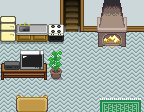

Tiled map render using the project's own tile images. Description and the map definition, with tile-layer contents summarised, below:
An orthogonal 9x7 tile map with 16x16 px tiles, 4 tile layers (Tile Layer 1, Tile Layer 2, Tile Layer 3, Above Player), 4 tilesets and 16 objects (10x event, 6x collision).

<map version="1.10" tiledversion="git" orientation="orthogonal" renderorder="right-down" width="9" height="7" tilewidth="16" tileheight="16" infinite="0" nextlayerid="7" nextobjectid="66">
 <properties>
  <property name="edges" value="clamped" />
  <property name="inside" type="bool" value="true" />
  <property name="scenario" value="xero" />
  <property name="slug" value="cotton_misa_house" />
  <property name="map_type" value="notype" />
 </properties>
 <tileset firstgid="1" source="../gfx/tilesets/core_indoor_walls.tsx" />
 <tileset firstgid="3865" source="../gfx/tilesets/core_set pieces.tsx" />
 <tileset firstgid="5415" source="../gfx/tilesets/core_indoor_floors.tsx" />
 <tileset firstgid="9279" source="../gfx/tilesets/core_indoor_stairs.tsx" />
 <layer id="1" name="Tile Layer 1" width="9" height="7">
  <data>[63 cells, 63 non-empty, 7 distinct tile ids]</data>
 </layer>
 <layer id="2" name="Tile Layer 2" width="9" height="7">
  <data>[63 cells, 24 non-empty, 24 distinct tile ids]</data>
 </layer>
 <layer id="3" name="Tile Layer 3" width="9" height="7">
  <data>[63 cells, 3 non-empty, 3 distinct tile ids]</data>
 </layer>
 <layer id="6" name="Above Player" width="9" height="7">
  <data>[63 cells, 4 non-empty, 4 distinct tile ids]</data>
 </layer>
 <objectgroup color="#ff0000" id="4" name="Collisions">
  <object id="48" type="collision" x="0" y="64" width="64" height="16" />
  <object id="49" type="collision" x="16" y="96" width="32" height="16" />
  <object id="56" type="collision" x="0" y="16" width="64" height="16" />
  <object id="59" type="collision" x="80" y="16" width="64" height="16" />
  <object id="60" type="collision" x="96" y="32" width="32" height="16" />
  <object id="62" type="collision" x="64" y="0" width="16" height="16" />
 </objectgroup>
 <objectgroup color="#ffff00" id="5" name="Event">
  <object id="45" name="Play Music" type="event" x="0" y="0" width="16" height="16">
   <properties>
    <property name="act10" value="play_music music_cathedral_theme" />
    <property name="cond10" value="not music_playing music_cathedral_theme" />
   </properties>
  </object>
  <object id="47" name="Outside" type="event" x="112" y="96" width="16" height="16">
   <properties>
    <property name="act10" value="transition_teleport player,guard_pull_village.tmx,23,17,0.3" />
    <property name="act20" value="char_face player,down" />
    <property name="cond10" value="is char_at player" />
    <property name="cond20" value="is char_facing player,down" />
   </properties>
  </object>
  <object id="52" name="Fireplace" type="event" x="96" y="32" width="32" height="16">
   <properties>
    <property name="act1" value="translated_dialog cotton_misa_fireplace" />
    <property name="cond1" value="is char_facing_tile player" />
    <property name="cond2" value="is button_pressed INTERACT" />
   </properties>
  </object>
  <object id="53" name="Talk Granny Male" type="event" x="0" y="16" width="16" height="16">
   <properties>
    <property name="act1" value="translated_dialog cotton_misa_granny" />
    <property name="act2" value="translated_dialog_choice yes:no,grampsask" />
    <property name="behav1" value="talk cotton_misa_gramps" />
    <property name="cond1" value="not variable_set grampsask:yes" />
    <property name="cond2" value="not variable_set grampsask:no" />
    <property name="cond3" value="is char_gender player,male" />
   </properties>
  </object>
  <object id="54" name="Create Granny" type="event" x="80" y="64" width="16" height="16">
   <properties>
    <property name="act1" value="create_npc cotton_misa_gramps,5,4,wander" />
    <property name="cond1" value="not char_exists cotton_misa_gramps" />
   </properties>
  </object>
  <object id="55" name="TV" type="event" x="16" y="64" width="32" height="16">
   <properties>
    <property name="act1" value="translated_dialog cotton_misa_tv" />
    <property name="cond1" value="is char_facing_tile player" />
    <property name="cond2" value="is button_pressed INTERACT" />
   </properties>
  </object>
  <object id="61" name="Go Upstairs" type="event" x="64" y="16" width="16" height="16">
   <properties>
    <property name="act10" value="transition_teleport player,cotton_misa_house_upstairs.tmx,8,2,0.3" />
    <property name="act20" value="char_face player,right" />
    <property name="cond10" value="is char_at player" />
    <property name="cond20" value="is char_facing player,up" />
   </properties>
  </object>
  <object id="63" name="Talk Granny Female" type="event" x="16" y="16" width="16" height="16">
   <properties>
    <property name="act1" value="translated_dialog cotton_misa_granny2" />
    <property name="act2" value="translated_dialog_choice yes:no,grampsask" />
    <property name="behav1" value="talk cotton_misa_gramps" />
    <property name="cond1" value="not variable_set grampsask:yes" />
    <property name="cond2" value="not variable_set grampsask:no" />
    <property name="cond3" value="not char_gender player,male" />
   </properties>
  </object>
  <object id="64" name="Talk Granny Yes" type="event" x="32" y="16" width="16" height="16">
   <properties>
    <property name="act1" value="translated_dialog cotton_misa_granny_yes" />
    <property name="behav1" value="talk cotton_misa_gramps" />
    <property name="cond1" value="is variable_set grampsask:yes" />
   </properties>
  </object>
  <object id="65" name="Talk Granny No" type="event" x="48" y="16" width="16" height="16">
   <properties>
    <property name="act1" value="translated_dialog cotton_misa_granny_no" />
    <property name="behav1" value="talk cotton_misa_gramps" />
    <property name="cond1" value="is variable_set grampsask:no" />
   </properties>
  </object>
 </objectgroup>
</map>
